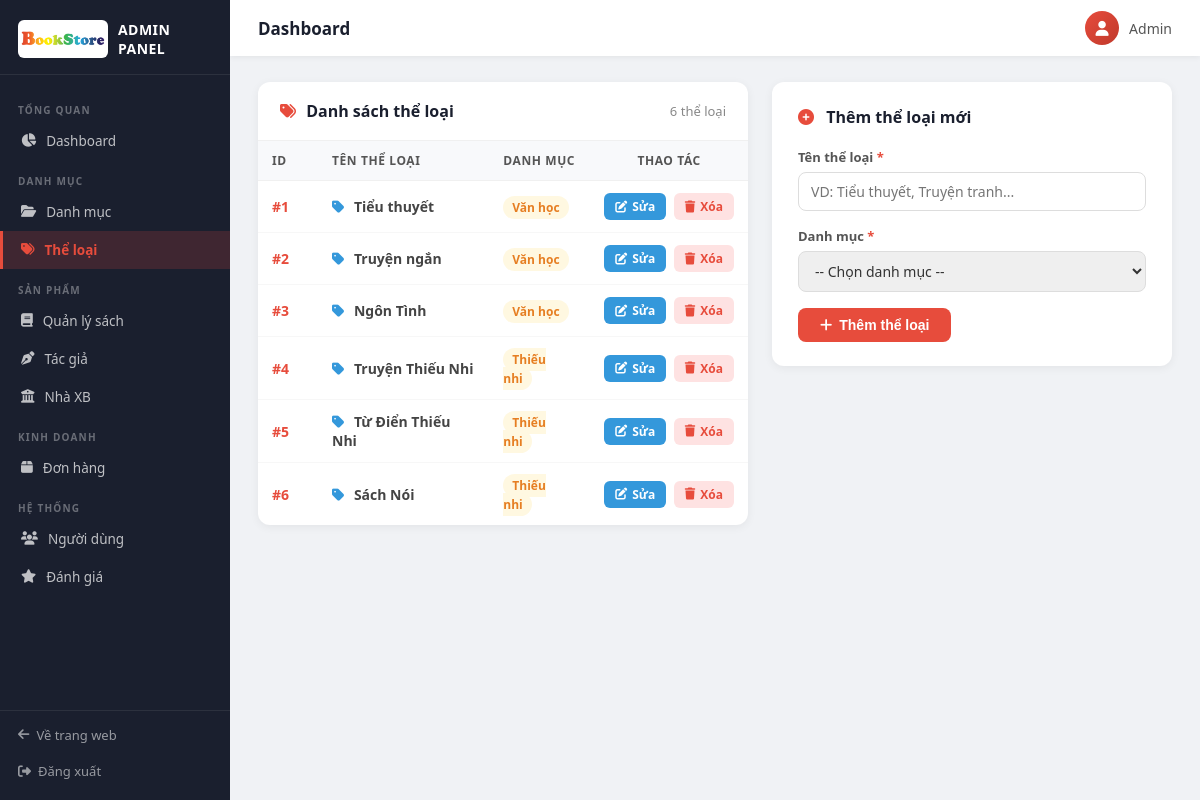
The page /index.php?controller=AdminTheloai&action=index (signed in) on the database its author committed.
### tables this page shows
CREATE TABLE `theloai` (
  `IDTheLoai` int(11) NOT NULL,
  `TenTheLoai` varchar(100) NOT NULL,
  `IDDanhMuc` int(11) NOT NULL
);

CREATE TABLE `danhmuc` (
  `IDDanhMuc` int(11) NOT NULL,
  `TenDanhMuc` varchar(100) NOT NULL
);

### controller/AdminTheloai.php (called while the page is built, shortened)
<?php
require_once "model/ModelAdmin.php";
class AdminTheloai {
    private $model;
    public function __construct() {
        $this->model = new ModelAdmin();
    }
    public function index() {
        $theloais = $this->model->getAllTheloai();
        require_once "view/admin/theloai/index.php";
    }
}

### view/admin/route.php (called while the page is built, shortened)
<?php
switch ($controller) {
    case 'AdminTheloai':
        $controller = new AdminTheloai();
        break;
}
$controller->{$action}();

### model/ModelAdmin.php (called while the page is built, shortened)
<?php
class ModelAdmin extends MasterModel {
    public function getAllTheloai() {
        $sql = "SELECT theloai.*, danhmuc.TenDanhMuc
                FROM theloai JOIN danhmuc ON theloai.IDDanhMuc=danhmuc.IDDanhMuc
                ORDER BY theloai.IDDanhMuc, theloai.IDTheLoai";
        return $GLOBALS["connect"]->getList($sql)->fetchAll();
    }
}

### config/db.php (called while the page is built, shortened)
<?php
class connect {
    public $db = null;
    public function __construct()
    {
        $this->db = new PDO("mysql:host=localhost;dbname=bansach", "root", "", [
            PDO::MYSQL_ATTR_INIT_COMMAND => "SET NAMES UTF8"
        ]);
    }
    public function getList($sql) {
        return $this->db->query($sql);
    }
}

### view/admin/theloai/index.php (the view, shortened to what this page needs)
<div style="display:grid; grid-template-columns:1fr 400px; gap:24px; align-items:start;">
    <div class="admin-table-wrap">
        <div class="admin-table-header">
            <h3><i class="fa-solid fa-tags" style="color:#e74c3c;margin-right:6px;"></i> Danh sách thể loại</h3>
            <span style="font-size:13px; color:#888;"><?php echo count($theloais); ?> thể loại</span>
        </div>
        <table class="admin-tbl">
            <thead>
                <tr>
                    <th style="width:60px;">ID</th>
                    <th>Tên thể loại</th>
                    <th>Danh mục</th>
                    <th style="width:130px; text-align:center;">Thao tác</th>
                </tr>
            </thead>
            <tbody>
                <?php if (empty($theloais)): ?>
                    <tr>
                        <td colspan="4" style="text-align:center; padding:30px; color:#aaa;">Chưa có thể loại nào.</td>
                    </tr>
                <?php else: ?>
                    <?php foreach ($theloais as $tl): ?>
                    <tr>
                        <td><span style="color:#e74c3c; font-weight:700;">#<?php echo (int)$tl['IDTheLoai']; ?></span></td>
                        <td>
                            <i class="fa-solid fa-tag" style="color:#3498db; margin-right:6px;"></i>
                            <span style="font-weight:600;"><?php echo htmlspecialchars($tl['TenTheLoai']); ?></span>
                        </td>
                        <td>
                            <span style="background:#fff8e1; color:#e67e22; padding:3px 9px; border-radius:12px; font-size:12px; font-weight:600;">
                                <?php echo htmlspecialchars($tl['TenDanhMuc'] ?? '—'); ?>
                            </span>
                        </td>
                        <td style="text-align:center; white-space:nowrap;">
                            <a href="index.php?controller=AdminTheloai&action=index&edit=<?php echo (int)$tl['IDTheLoai']; ?>"
                               class="btn-edit"><i class="fa-solid fa-pen-to-square"></i> Sửa</a>
                            <a href="index.php?controller=AdminTheloai&action=delete&param=<?php echo (int)$tl['IDTheLoai']; ?>"
                               class="btn-delete"
                               onclick="return confirm('Xóa thể loại này?')">
                                <i class="fa-solid fa-trash"></i> Xóa
                            </a>
                        </td>
                    </tr>
                    <?php endforeach; ?>
                <?php endif; ?>
            </tbody>
        </table>
    </div>
    <div class="admin-form-wrap" style="margin-bottom:0;">
        <h3><i class="fa-solid fa-plus-circle" style="color:#e74c3c; margin-right:8px;"></i> Thêm thể loại mới</h3>
        <form method="POST" action="index.php?controller=AdminTheloai&action=store">
            <div class="form-row">
                <label>Tên thể loại <span style="color:#e74c3c;">*</span></label>
                <input type="text" name="tentheloai" required placeholder="VD: Tiểu thuyết, Truyện tranh...">
            </div>
            <div class="form-row">
                <label>Danh mục <span style="color:#e74c3c;">*</span></label>
                <select name="iddanhmuc" required>
                    <option value="">-- Chọn danh mục --</option>
                </select>
            </div>
            <button type="submit" class="btn-submit" style="padding:9px 22px;">
                <i class="fa-solid fa-plus"></i> Thêm thể loại
            </button>
        </form>
    </div>
</div>

### public/backend/css/adminstyle.css (style rules this page uses)
*, *::before, *::after { box-sizing: border-box; margin: 0; padding: 0; }
body { font-family: 'Segoe UI', Arial, sans-serif; background: #f0f2f5; color: #333; display: flex; min-height: 100vh; }
.admin-table-wrap { background: #fff; border-radius: 12px; box-shadow: 0 2px 10px rgba(0,0,0,0.06); margin-bottom: 24px; overflow: hidden; }
.admin-table-header { display: flex; align-items: center; justify-content: space-between; padding: 18px 22px; border-bottom: 1px solid #f0f0f0; }
.admin-table-header h3 { font-size: 16px; font-weight: 700; color: #1a1f2e; margin: 0; }
.admin-tbl { width: 100%; border-collapse: collapse; font-size: 14px; }
.admin-tbl thead th { background: #f8f9fb; color: #555; font-size: 12px; font-weight: 700; text-transform: uppercase; letter-spacing: 0.6px; padding: 11px 14px; text-align: left; border-bottom: 1px solid #f0f0f0; }
.admin-tbl tbody td { padding: 12px 14px; border-bottom: 1px solid #f7f7f7; color: #444; vertical-align: middle; }
.admin-tbl tbody tr:last-child td { border-bottom: none; }
.btn-edit { display: inline-flex; align-items: center; gap: 5px; background: #3498db; color: #fff; padding: 5px 11px; border-radius: 6px; font-size: 12px; font-weight: 600; text-decoration: none; transition: background 0.2s; margin-right: 4px; }
.btn-delete { display: inline-flex; align-items: center; gap: 5px; background: #fee2e2; color: #e74c3c; padding: 5px 11px; border-radius: 6px; font-size: 12px; font-weight: 600; text-decoration: none; transition: background 0.2s; }
.btn-submit { display: inline-flex; align-items: center; gap: 7px; background: #e74c3c; color: #fff; border: none; padding: 10px 22px; border-radius: 8px; font-size: 14px; font-weight: 600; cursor: pointer; transition: background 0.2s, transform 0.15s; }
.admin-form-wrap { background: #fff; border-radius: 12px; box-shadow: 0 2px 10px rgba(0,0,0,0.06); padding: 24px 26px; margin-bottom: 24px; }
.admin-form-wrap h3 { font-size: 16px; font-weight: 700; color: #1a1f2e; margin-bottom: 20px; }
.form-row { display: flex; flex-direction: column; margin-bottom: 16px; }
.form-row label { font-size: 13px; font-weight: 600; color: #555; margin-bottom: 6px; }
.form-row input[type="text"], .form-row input[type="number"], .form-row input[type="email"], .form-row input[type="file"], .form-row select, .form-row textarea { padding: 9px 12px; border: 1px solid #ddd; border-radius: 8px; font-size: 14px; color: #333; transition: border-color 0.2s, box-shadow 0.2s; font-family: inherit; width: 100%; }

### rows shown on the page
theloai: IDTheLoai "1", TenTheLoai "Tiểu thuyết", IDDanhMuc.TenDanhMuc "Văn học"
theloai: IDTheLoai "2", TenTheLoai "Truyện ngắn", IDDanhMuc.TenDanhMuc "Văn học"
theloai: IDTheLoai "3", TenTheLoai "Ngôn Tình", IDDanhMuc.TenDanhMuc "Văn học"
theloai: IDTheLoai "4", TenTheLoai "Truyện Thiếu Nhi", IDDanhMuc.TenDanhMuc "Thiếu nhi"
theloai: IDTheLoai "5", TenTheLoai "Từ Điển Thiếu Nhi", IDDanhMuc.TenDanhMuc "Thiếu nhi"
theloai: IDTheLoai "6", TenTheLoai "Sách Nói", IDDanhMuc.TenDanhMuc "Thiếu nhi"

### other values the page prints
$_SESSION['HoTen'] "Admin"
count($theloais) "6"
